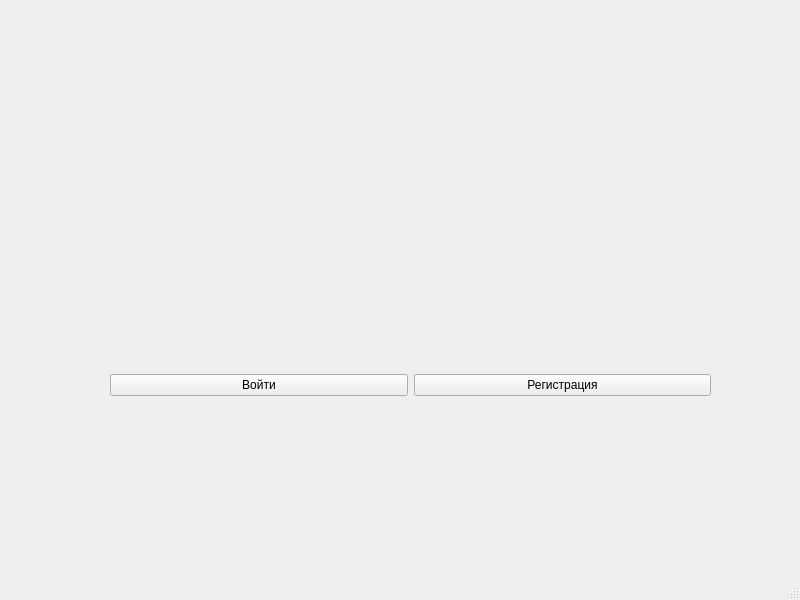
<?xml version="1.0" encoding="UTF-8"?>
<ui version="4.0">
 <class>MainWindow</class>
 <widget class="QMainWindow" name="MainWindow">
  <property name="geometry">
   <rect>
    <x>0</x>
    <y>0</y>
    <width>800</width>
    <height>600</height>
   </rect>
  </property>
  <property name="windowTitle">
   <string>MainWindow</string>
  </property>
  <widget class="QWidget" name="centralwidget">
   <widget class="QLabel" name="label">
    <property name="geometry">
     <rect>
      <x>280</x>
      <y>70</y>
      <width>261</width>
      <height>201</height>
     </rect>
    </property>
    <property name="text">
     <string/>
    </property>
    <property name="pixmap">
     <pixmap>../../Downloads/Без названия.jpg</pixmap>
    </property>
   </widget>
   <widget class="QWidget" name="">
    <property name="geometry">
     <rect>
      <x>110</x>
      <y>280</y>
      <width>601</width>
      <height>211</height>
     </rect>
    </property>
    <layout class="QHBoxLayout" name="horizontalLayout">
     <item>
      <widget class="QPushButton" name="MenuGo">
       <property name="text">
        <string>Войти</string>
       </property>
      </widget>
     </item>
     <item>
      <widget class="QPushButton" name="Regist">
       <property name="text">
        <string>Регистрация</string>
       </property>
      </widget>
     </item>
    </layout>
   </widget>
  </widget>
  <widget class="QMenuBar" name="menubar">
   <property name="geometry">
    <rect>
     <x>0</x>
     <y>0</y>
     <width>800</width>
     <height>21</height>
    </rect>
   </property>
  </widget>
  <widget class="QStatusBar" name="statusbar"/>
 </widget>
 <resources/>
 <connections/>
</ui>
